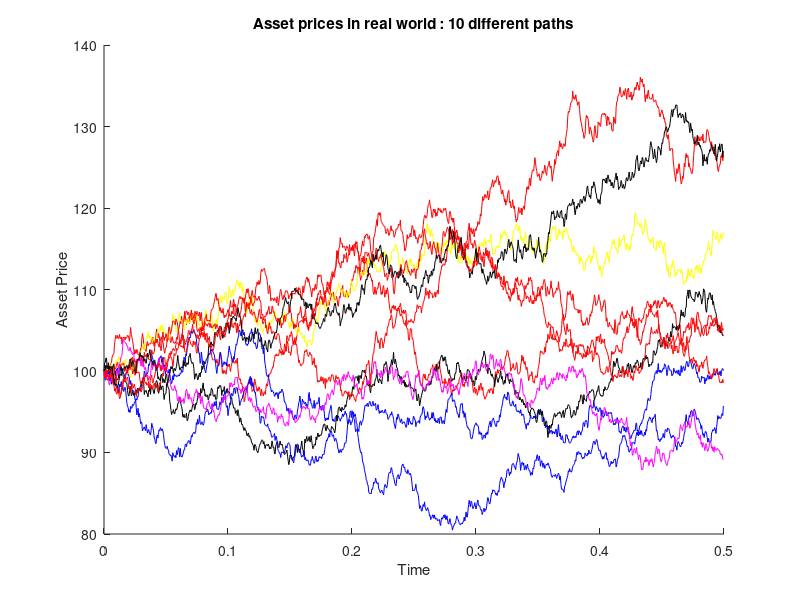

This figure's MATLAB source:
clear;
t(1) = 0;
r = 0.05;
mu = 0.1;
sigma = 0.2;
delt = 0.5/1000;

for j = 1:10
    S(j,1) = 100;
    for i=2:1000
        Z = normrnd(0,1);
        S(j,i) = S(j,i-1)*exp((mu - 0.5*sigma*sigma)*delt + sigma*(sqrt(delt)*Z));
        t(i) = t(i-1) + delt;
    end
end

hold on;
plot(t,S(1,:),'r');
plot(t,S(2,:),'b');
plot(t,S(3,:),'y');
plot(t,S(4,:),'k');
plot(t,S(5,:),'r');
plot(t,S(6,:),'b');
plot(t,S(7,:),'m');
plot(t,S(8,:),'r');
plot(t,S(9,:),'k');
plot(t,S(10,:),'r');
hold off;

title('Asset prices in real world : 10 different paths');
xlabel('Time');
ylabel('Asset Price');
